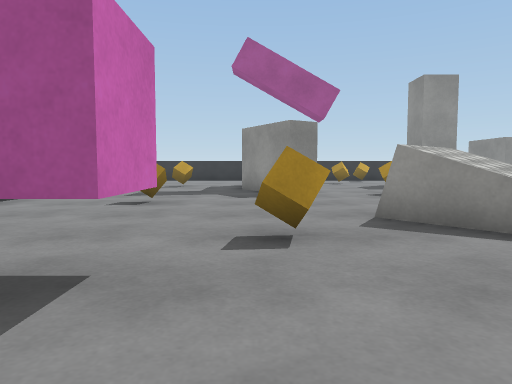
View 1 (above)

16 first-person views from a walk through a scene from a Unity 3-D project. The camera is 0.72 m above the floor, tilts 4° down and sees 70° across. The floor is counted in squares, 1 m on a side. Each view is taken from the middle of a square. On the plan, view 1 faces up. The plan holds only what a view shows up to about 11 squares ahead; the rest is blank. The player is left out. Surface patterns are stand-ins for the level's own textures.

View 2
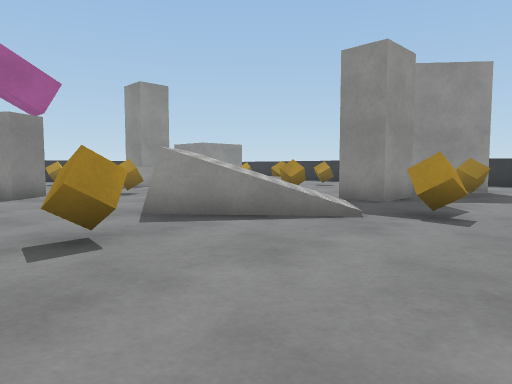

View 3
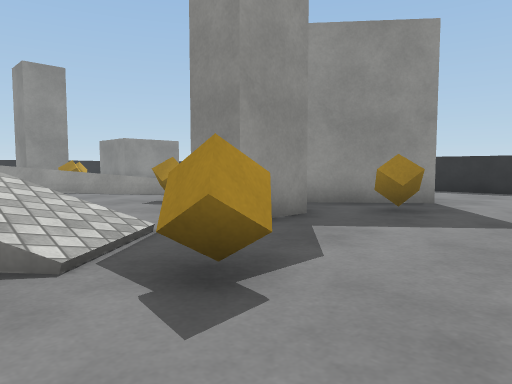

View 4
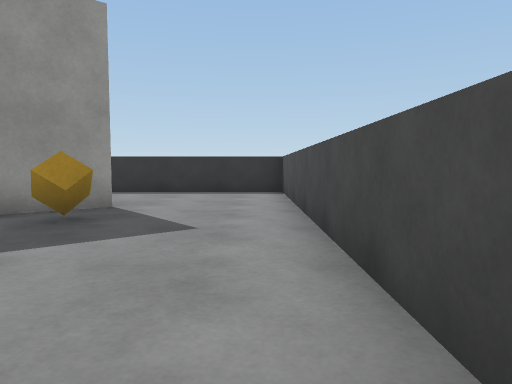

View 5
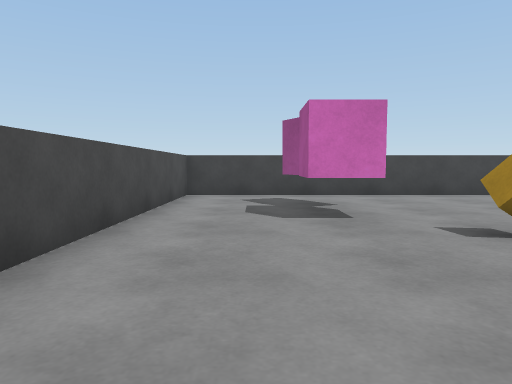

View 6
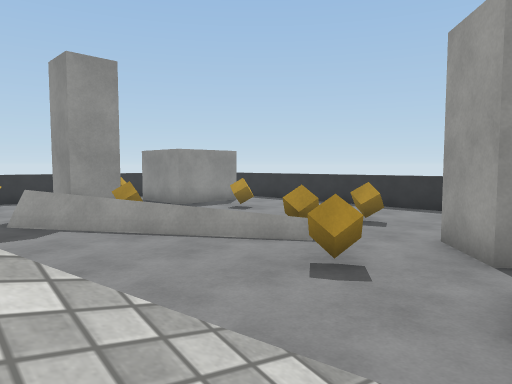

View 7
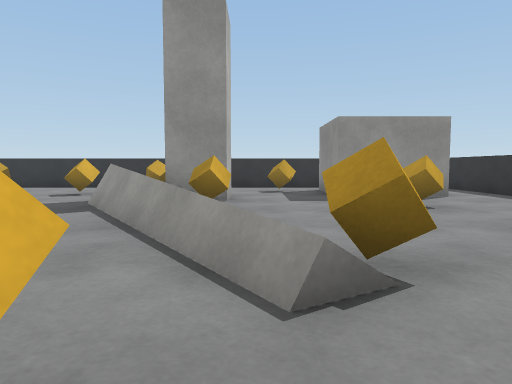

View 8
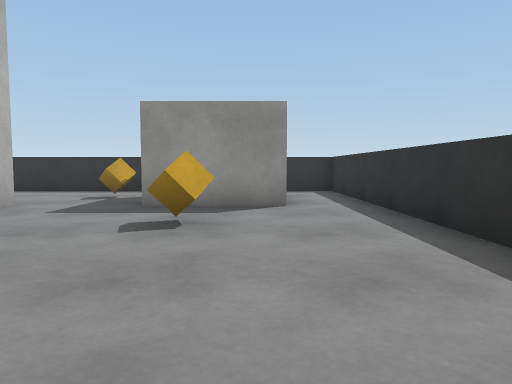

View 9
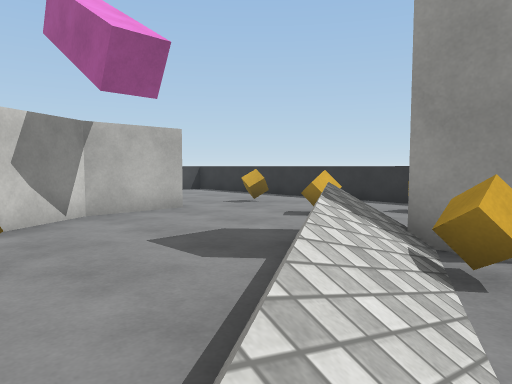

View 10
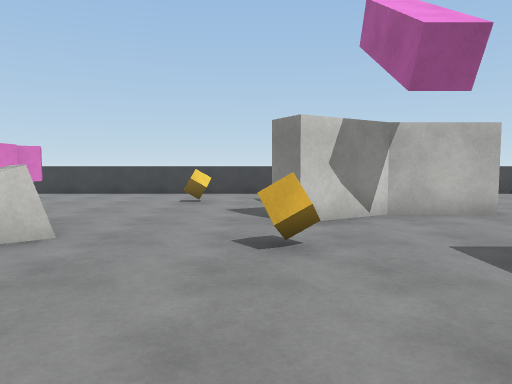

View 11
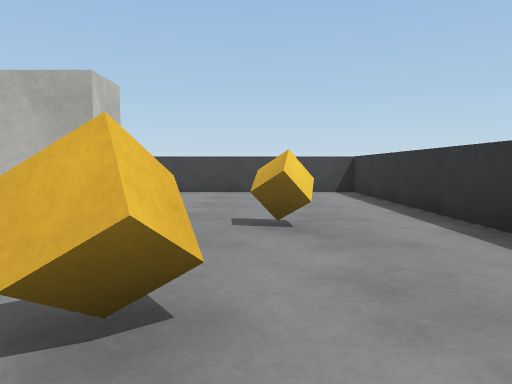

View 12
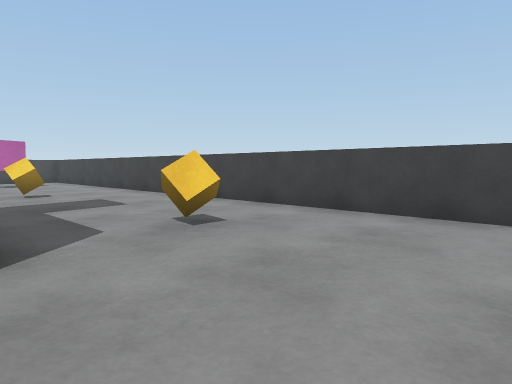

View 13
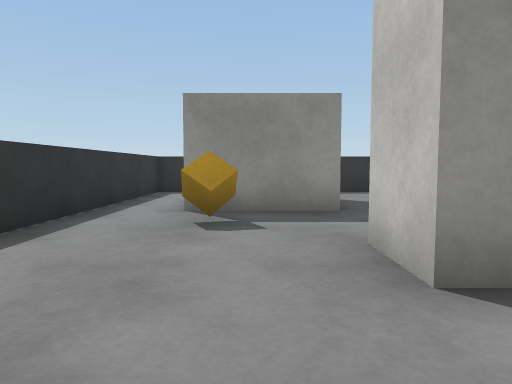

View 14
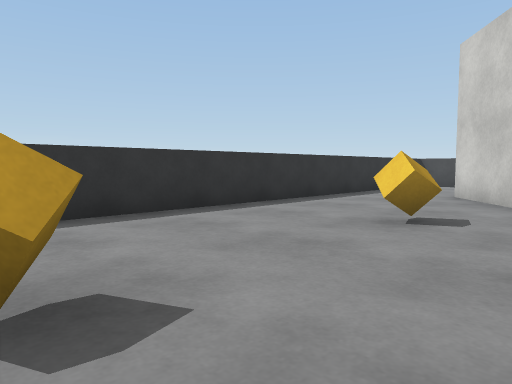

View 15
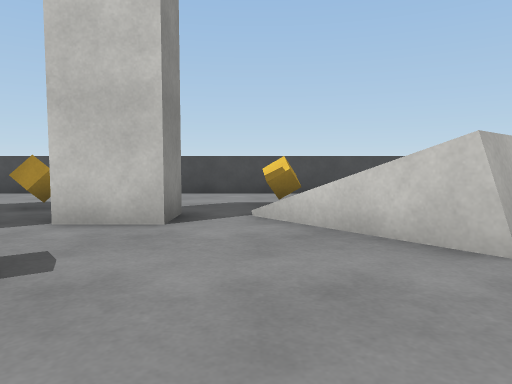

View 16
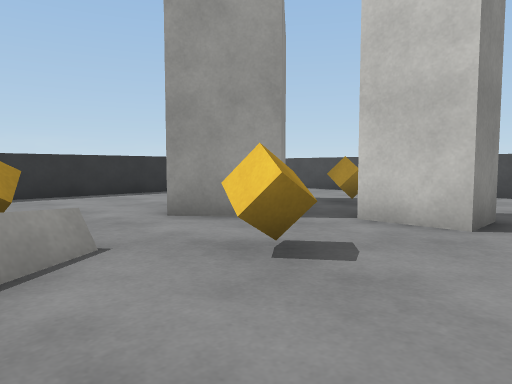

### Floor plan
Points are (right, up) in squares from view 1. A wall is a line through its corners. A room is listed if a view was taken in it or the views show most of it. See-through windows are left out.
Room 1 (views 1, 2, 3, 4, 5, 6, 7, 8, 9, 10, 11, 12, 13, 14, 15, 16)
walls: (6.1, 13.6) (6.1, 14.9) (7.4, 14.9) (7.4, 13.6) (6.1, 13.6); (7.6, 3.4) (6.1, 3.4) (6.1, 4.5) (7.6, 4.5); (10.3, 5.4) (11.8, 3.6); (0.5, 14.1) (0.5, 11.7) (1.6, 9.8) (0.9, 9.3) (-0.2, 11); (10.5, 2.5) (8.4, 5.1) (9.7, 6.2); (12.6, 14.6) (9.9, 14.6) (9.9, 17.2); (14.2, -0.8) (14.2, 18.8) (-5.3, 18.8) (-5.3, -0.8) (14.2, -0.8)
low walls: (7.2, 9.4) (4.7, 13.3); (6.2, 11.1) (7, 9.8); (8.3, 7.7) (8.1, 8.1)
objects: other object (-3, 2) to (-3, 3); other object (-3, 13); other object (-2, 2) to (-1, 2); other object (-2, 7); other object (0, 4); other object (1, 16); other object (2, 5) to (4, 6); other object (4, 2); other object (4, 9); other object (4, 15); other object (5, 17); other object (7, 7); other object (7, 13); other object (9, 3); other object (9, 9); other object (9, 17); other object (11, 8); other object (11, 13)

Positions as (right, up) in squares from view 1, and headings:
1: (0, 0), facing up
2: (-1, 0), facing up-right
3: (3, 0), facing up-right
4: (4, 0), facing right
5: (4, 1), facing left
6: (3, 4), facing up-right
7: (8, 6), facing up
8: (12, 8), facing up
9: (8, 9), facing up-left
10: (8, 9), facing left
11: (5, 16), facing left
12: (0, 17), facing down-left
13: (4, 16), facing right
14: (9, 13), facing down-right
15: (5, 9), facing down
16: (5, 9), facing down-right
